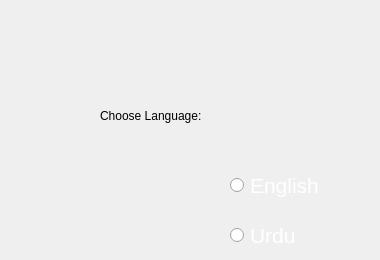
        <widget class="QWidget" name="language_page">
         <widget class="QRadioButton" name="english_radioButton">
          <property name="geometry">
           <rect>
            <x>230</x>
            <y>170</y>
            <width>141</width>
            <height>31</height>
           </rect>
          </property>
          <property name="styleSheet">
           <string notr="true">font-size:21px;
COLOR:WHITE;</string>
          </property>
          <property name="text">
           <string>English</string>
          </property>
         </widget>
         <widget class="QLabel" name="chooseLanguage_label">
          <property name="geometry">
           <rect>
            <x>100</x>
            <y>100</y>
            <width>191</width>
            <height>31</height>
           </rect>
          </property>
          <property name="text">
           <string>Choose Language:</string>
          </property>
         </widget>
         <widget class="QRadioButton" name="urdu_radioButton">
          <property name="geometry">
           <rect>
            <x>230</x>
            <y>220</y>
            <width>111</width>
            <height>31</height>
           </rect>
          </property>
          <property name="styleSheet">
           <string notr="true">font-size:21px;
COLOR:WHITE;</string>
          </property>
          <property name="text">
           <string>Urdu</string>
          </property>
         </widget>
        </widget>
